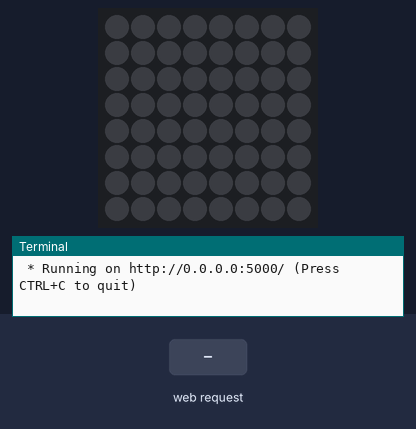
Simulated run of this program. Board: Raspberry Pi (BCM pin numbers) with a Sense HAT. Parts: the Sense HAT's 8×8 RGB LED matrix, the last lines printed to the terminal. Inputs (shaded band) come from the test bench. Dim RGB values are drawn brighter than linear; the clock reads 2024-03-15 10:24:30 at power-on unless the program sets it.

Above: at 1.2 s.
1.3 s: HTTP request for /keep-out received
At 2.3 s:
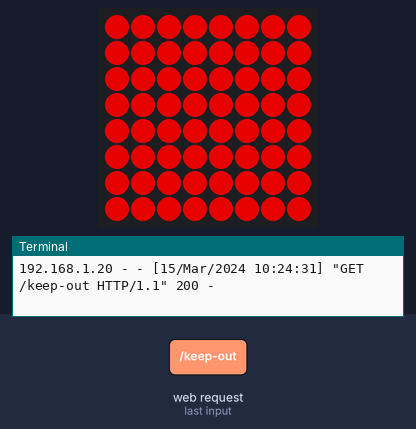
2.8 s: HTTP request for /ok-to-come-in received
At 3.4 s:
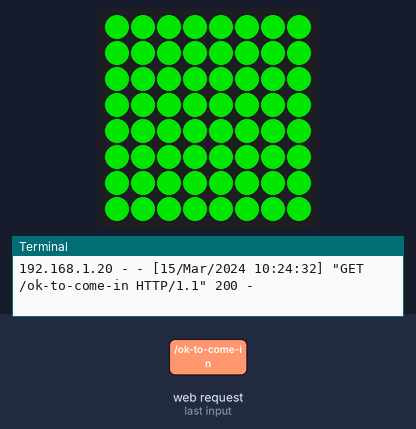
Timing chart, 0 to 5.8 s (numbered marks = the images above; inputs shaded):
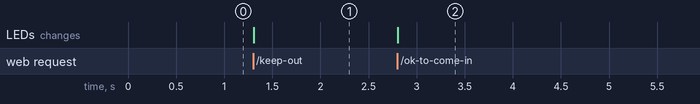

Measured:
- after the input at 1.3 s, the LEDs: change at once (image 1)
- after the input at 2.8 s, the LEDs: change at once (image 2)

The program:

sense-hat-led-server.py
```python
from flask import Flask
from sense_hat import SenseHat

app = Flask(__name__)

s = SenseHat()
s.low_light = True

green = (0, 255, 0)
yellow = (255, 255, 0)
blue = (0, 0, 255)
red = (255, 0, 0)
white = (255,255,255)
nothing = (0,0,0)
pink = (255,105, 180)

def scene_keep_out():
    R = red
    scene = [
    R, R, R, R, R, R, R, R,
    R, R, R, R, R, R, R, R,
    R, R, R, R, R, R, R, R,
    R, R, R, R, R, R, R, R,
    R, R, R, R, R, R, R, R,
    R, R, R, R, R, R, R, R,
    R, R, R, R, R, R, R, R,
    R, R, R, R, R, R, R, R,
    ]
    return scene

def scene_ok_to_come_in():
    G = green
    scene = [
    G, G, G, G, G, G, G, G,
    G, G, G, G, G, G, G, G,
    G, G, G, G, G, G, G, G,
    G, G, G, G, G, G, G, G,
    G, G, G, G, G, G, G, G,
    G, G, G, G, G, G, G, G,
    G, G, G, G, G, G, G, G,
    G, G, G, G, G, G, G, G,
    ]
    return scene

def scene_off():
    N = nothing
    scene = [
    N, N, N, N, N, N, N, N,
    N, N, N, N, N, N, N, N,
    N, N, N, N, N, N, N, N,
    N, N, N, N, N, N, N, N,
    N, N, N, N, N, N, N, N,
    N, N, N, N, N, N, N, N,
    N, N, N, N, N, N, N, N,
    N, N, N, N, N, N, N, N,
    ]
    return scene

@app.route('/')
def hello_world():
    return 'Hello, World!'

@app.route('/keep-out')
def keep_out():
    s.set_pixels(scene_keep_out())
    return 'Keep Out Set'

@app.route('/ok-to-come-in')
def ok_to_come_in():
    s.set_pixels(scene_ok_to_come_in())
    return 'OK To Come In Set'

@app.route('/off')
def off():
    s.set_pixels(scene_off())
    return 'Off'

if __name__ == '__main__':
    app.run(host='0.0.0.0')
```
